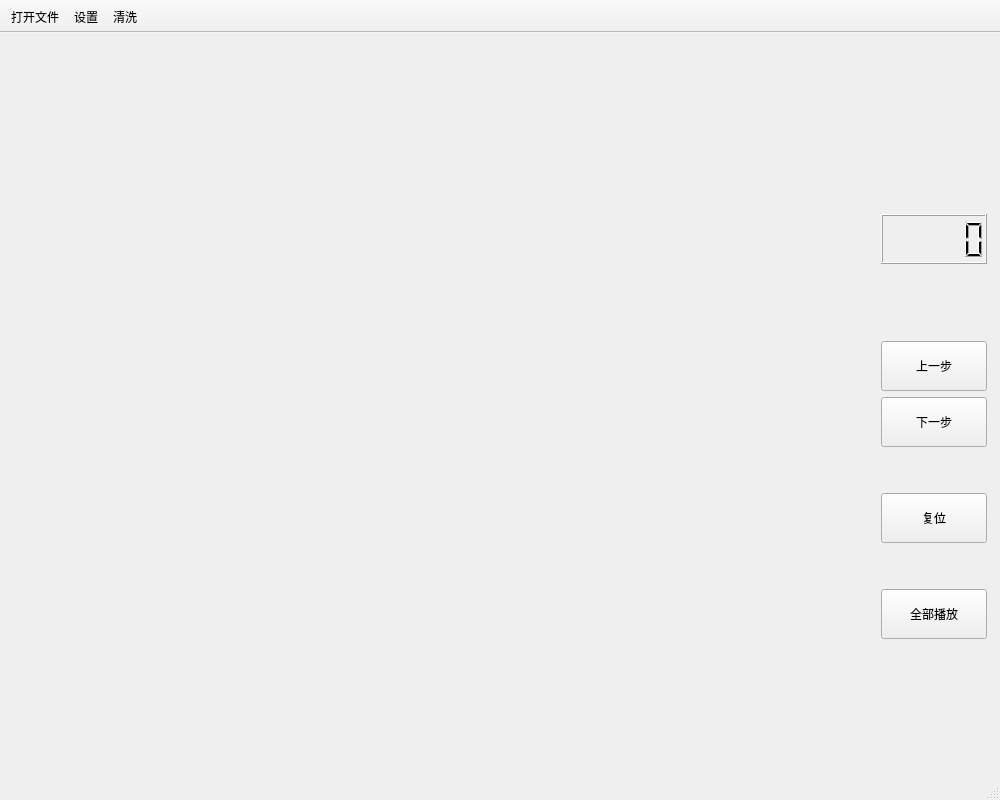
<?xml version="1.0" encoding="UTF-8"?>
<ui version="4.0">
 <class>MainWindow</class>
 <widget class="QMainWindow" name="MainWindow">
  <property name="geometry">
   <rect>
    <x>0</x>
    <y>0</y>
    <width>1000</width>
    <height>800</height>
   </rect>
  </property>
  <property name="mouseTracking">
   <bool>true</bool>
  </property>
  <property name="windowTitle">
   <string>DMFB_Ui</string>
  </property>
  <widget class="QWidget" name="centralWidget">
   <widget class="QWidget" name="layoutWidget">
    <property name="geometry">
     <rect>
      <x>870</x>
      <y>170</y>
      <width>128</width>
      <height>447</height>
     </rect>
    </property>
    <layout class="QVBoxLayout" name="verticalLayout_3">
     <item>
      <layout class="QVBoxLayout" name="verticalLayout_2">
       <item>
        <widget class="QLCDNumber" name="lcdNumber">
         <property name="minimumSize">
          <size>
           <width>0</width>
           <height>50</height>
          </size>
         </property>
        </widget>
       </item>
       <item>
        <spacer name="verticalSpacer_3">
         <property name="orientation">
          <enum>Qt::Vertical</enum>
         </property>
         <property name="sizeHint" stdset="0">
          <size>
           <width>20</width>
           <height>40</height>
          </size>
         </property>
        </spacer>
       </item>
       <item>
        <layout class="QVBoxLayout" name="verticalLayout" stretch="5,5,1,5,1,5">
         <item>
          <widget class="QPushButton" name="BeforeButton">
           <property name="sizePolicy">
            <sizepolicy hsizetype="Minimum" vsizetype="Fixed">
             <horstretch>0</horstretch>
             <verstretch>0</verstretch>
            </sizepolicy>
           </property>
           <property name="minimumSize">
            <size>
             <width>100</width>
             <height>50</height>
            </size>
           </property>
           <property name="text">
            <string>上一步</string>
           </property>
          </widget>
         </item>
         <item>
          <widget class="QPushButton" name="AfterButton">
           <property name="sizePolicy">
            <sizepolicy hsizetype="Minimum" vsizetype="Maximum">
             <horstretch>0</horstretch>
             <verstretch>0</verstretch>
            </sizepolicy>
           </property>
           <property name="minimumSize">
            <size>
             <width>100</width>
             <height>50</height>
            </size>
           </property>
           <property name="text">
            <string>下一步</string>
           </property>
          </widget>
         </item>
         <item>
          <spacer name="verticalSpacer_2">
           <property name="orientation">
            <enum>Qt::Vertical</enum>
           </property>
           <property name="sizeType">
            <enum>QSizePolicy::Fixed</enum>
           </property>
           <property name="sizeHint" stdset="0">
            <size>
             <width>20</width>
             <height>40</height>
            </size>
           </property>
          </spacer>
         </item>
         <item>
          <widget class="QPushButton" name="RestartButton">
           <property name="minimumSize">
            <size>
             <width>100</width>
             <height>50</height>
            </size>
           </property>
           <property name="text">
            <string>复位</string>
           </property>
          </widget>
         </item>
         <item>
          <spacer name="verticalSpacer">
           <property name="orientation">
            <enum>Qt::Vertical</enum>
           </property>
           <property name="sizeType">
            <enum>QSizePolicy::Fixed</enum>
           </property>
           <property name="sizeHint" stdset="0">
            <size>
             <width>20</width>
             <height>40</height>
            </size>
           </property>
          </spacer>
         </item>
         <item>
          <widget class="QPushButton" name="AutoButton">
           <property name="sizePolicy">
            <sizepolicy hsizetype="Minimum" vsizetype="Maximum">
             <horstretch>0</horstretch>
             <verstretch>0</verstretch>
            </sizepolicy>
           </property>
           <property name="minimumSize">
            <size>
             <width>100</width>
             <height>50</height>
            </size>
           </property>
           <property name="text">
            <string>全部播放</string>
           </property>
          </widget>
         </item>
        </layout>
       </item>
      </layout>
     </item>
    </layout>
   </widget>
  </widget>
  <widget class="QMenuBar" name="menuBar">
   <property name="geometry">
    <rect>
     <x>0</x>
     <y>0</y>
     <width>1000</width>
     <height>25</height>
    </rect>
   </property>
  </widget>
  <widget class="QToolBar" name="mainToolBar">
   <property name="movable">
    <bool>false</bool>
   </property>
   <property name="allowedAreas">
    <set>Qt::NoToolBarArea</set>
   </property>
   <attribute name="toolBarArea">
    <enum>TopToolBarArea</enum>
   </attribute>
   <attribute name="toolBarBreak">
    <bool>false</bool>
   </attribute>
   <addaction name="fileopen_action"/>
   <addaction name="setting_action"/>
   <addaction name="wash_action"/>
  </widget>
  <widget class="QStatusBar" name="statusBar"/>
  <action name="setting_action">
   <property name="text">
    <string>设置</string>
   </property>
  </action>
  <action name="fileopen_action">
   <property name="text">
    <string>打开文件</string>
   </property>
  </action>
  <action name="wash_action">
   <property name="checkable">
    <bool>true</bool>
   </property>
   <property name="text">
    <string>清洗</string>
   </property>
  </action>
 </widget>
 <layoutdefault spacing="6" margin="11"/>
 <resources/>
 <connections/>
</ui>
